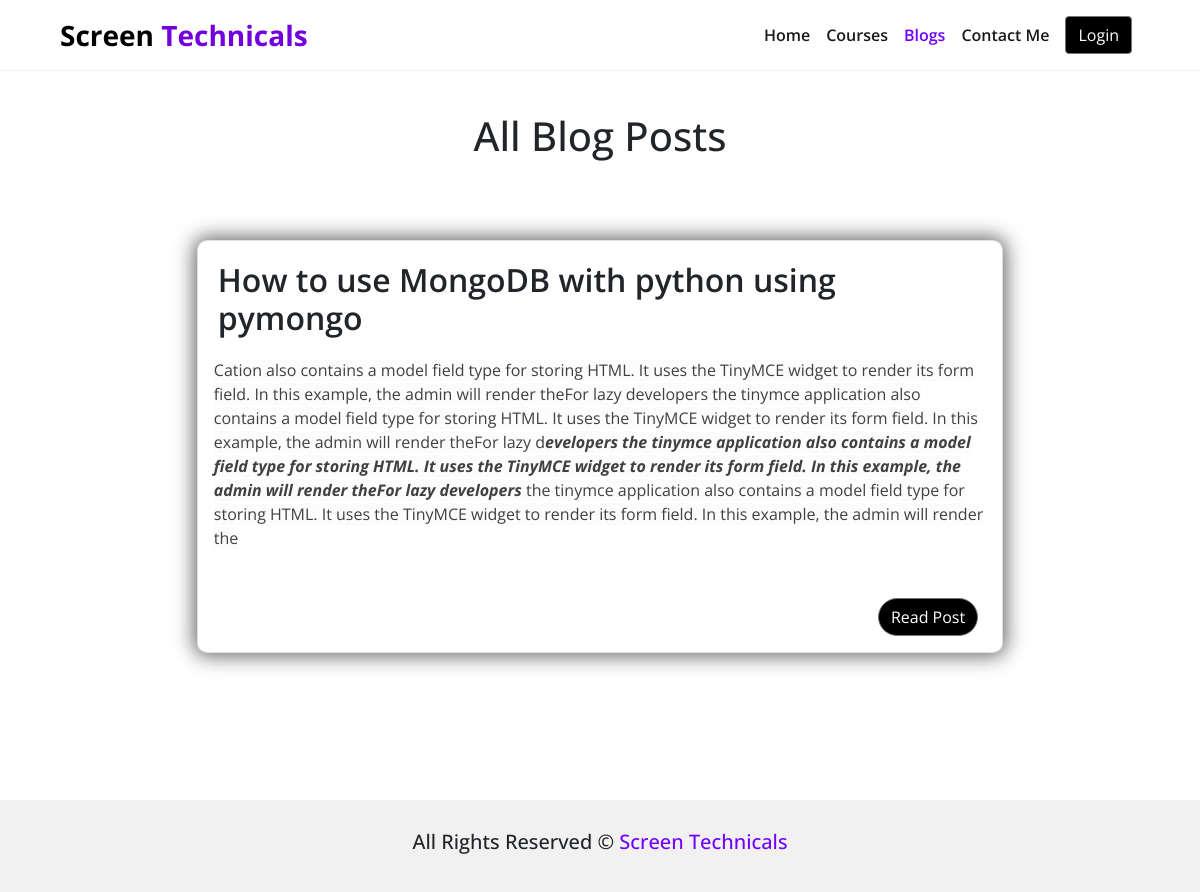
Page /blogs/ on the earlier database version.
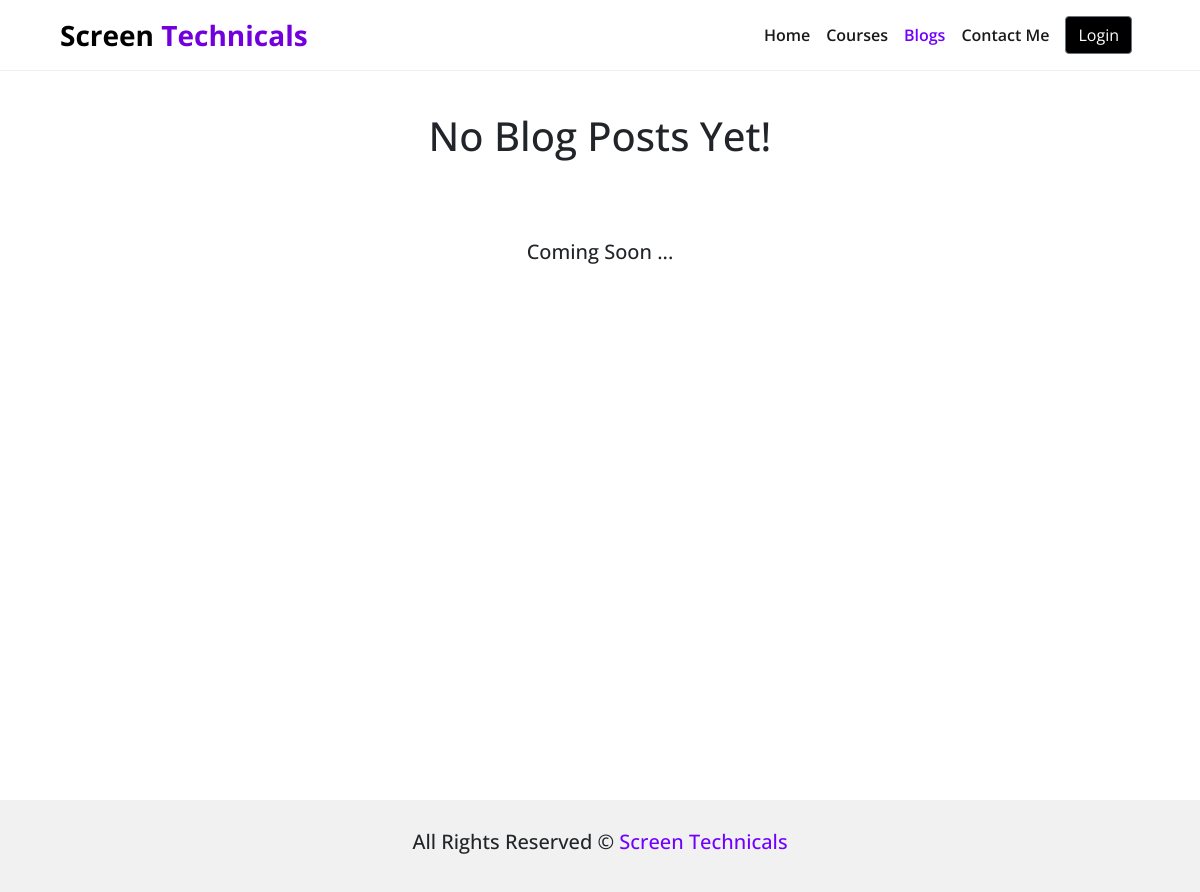
Same page on the later database version.
### Blog/models.py (models this page shows, shortened)
class BlogPost(models.Model):
    title = models.CharField(max_length=200)
    category = models.CharField(max_length=100)
    content = models.TextField()
    date_time = models.DateTimeField(auto_now_add=True)
    slug = AutoSlugField(populate_from='title', unique=True, null=True, blank=True, default=None)

### Blog/views.py (the view)
# urls.py: path('blogs/', views.blogs, name="blogs"),
def blogs(request):
    allBlogPosts = BlogPost.objects.all()
    context = {
        'allBlogPosts': allBlogPosts,
    }
    return render(request, "Blog/blogs.html", context)

### templates/Blog/blogs.html (shortened to what this page needs)
{% extends 'base.html' %}
{% load static %}
{% block activeBlog %}text-primary{% endblock activeBlog %}
{% block body %}
<div class="container-fluid pt-5" style="min-height: 100vh;">
    {% if allBlogPosts %}
    <h1 class="text-center mt-5 p-3">All Blog Posts</h1>
    <div class="container-fluid d-flex flex-column justify-content-around align-items-center flex-wrap my-5">
        {% for posts in allBlogPosts %}
        <div class="card blog-card-home card-shadow position-relative card-hover my-3 mx-3" style="width: 70%; height: 10%; border-radius: 10px;">
                <div class="card-body px-3">
                    <h5 class="card-title fs-2 fw-semi-bold p-1" style="pointer-events: none;">{{posts.title}}</h5>
                    <p class="card-text" style="pointer-events: none;">{{posts.content |safe |truncatewords:200}}</p>
                    </div>
                    <div class="text-end mx-4 my-3">
                        <a href="/blogs/{{posts.slug}}/" class="btn text-end btn-secondary rounded-pill">Read Post</a>
                    </div>
                </div>
            </div>
            {% endfor %}
        </div>
        {% else %}
            <h1 class="text-center mt-5 p-3">No Blog Posts Yet!</h1>
            <h1 class="text-center mt-5 p-3 fs-5">Coming Soon ...</h1>
        {% endif %}
</div>
{% endblock body %}

Differences in the rows shown:
removed BlogPost: title "How to use MongoDB with python using pymongo", content "Cation also contains a model field ty pe for storing HTML. It uses the TinyMCE widget to render its form field. In this example, the admin will render the For lazy developers the tinymce application also contains a model field type for storing HTML. It uses the TinyMCE widget to render its form field. In this example, the admin will render the For lazy d evelopers the tinymce application also contains a model field type for storing HTML. It uses the TinyMCE widget to render its form field. In this example, the admin will render the For lazy developers the tinymce application also contains a model field type for storing HTML. It uses the TinyMCE widget to render its form field. In this…"
Other differences:
text no longer shown: "All Blog Posts"
text now shown: "No Blog Posts Yet! Coming Soon ..."
